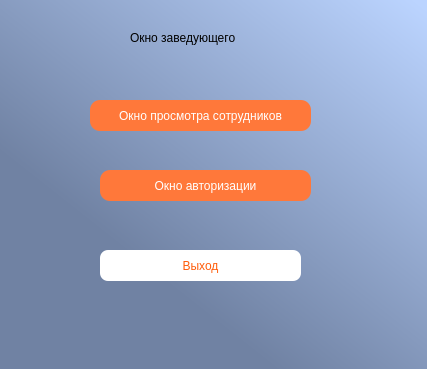
<?xml version="1.0" encoding="UTF-8"?>
<ui version="4.0">
 <class>AdminWindow</class>
 <widget class="QDialog" name="AdminWindow">
  <property name="geometry">
   <rect>
    <x>0</x>
    <y>0</y>
    <width>427</width>
    <height>369</height>
   </rect>
  </property>
  <property name="windowTitle">
   <string>Dialog</string>
  </property>
  <widget class="QLabel" name="label">
   <property name="geometry">
    <rect>
     <x>0</x>
     <y>0</y>
     <width>431</width>
     <height>371</height>
    </rect>
   </property>
   <property name="styleSheet">
    <string notr="true">background-color: qlineargradient(spread:pad, x1:1, y1:0.0284091, x2:0.353, y2:0.733, stop:0.00497512 rgba(187, 212, 255, 255), stop:1 rgba(112, 130, 163, 255));</string>
   </property>
   <property name="text">
    <string/>
   </property>
  </widget>
  <widget class="QPushButton" name="backButton">
   <property name="geometry">
    <rect>
     <x>100</x>
     <y>170</y>
     <width>211</width>
     <height>31</height>
    </rect>
   </property>
   <property name="styleSheet">
    <string notr="true">background: rgb(255, 120, 58);
color: rgb(255, 255, 255);
border-radius: 10px;
font: 8pt &quot;Cascadia Code&quot;;</string>
   </property>
   <property name="text">
    <string>Окно авторизации</string>
   </property>
  </widget>
  <widget class="QLabel" name="label_3">
   <property name="geometry">
    <rect>
     <x>130</x>
     <y>30</y>
     <width>151</width>
     <height>16</height>
    </rect>
   </property>
   <property name="styleSheet">
    <string notr="true">font: 9pt &quot;Cascadia Code&quot;;</string>
   </property>
   <property name="text">
    <string>Окно заведующего</string>
   </property>
  </widget>
  <widget class="QPushButton" name="nextButton">
   <property name="geometry">
    <rect>
     <x>90</x>
     <y>100</y>
     <width>221</width>
     <height>31</height>
    </rect>
   </property>
   <property name="styleSheet">
    <string notr="true">background: rgb(255, 120, 58);
color: rgb(255, 255, 255);
border-radius: 10px;
font: 8pt &quot;Cascadia Code&quot;;</string>
   </property>
   <property name="text">
    <string>Окно просмотра сотрудников</string>
   </property>
  </widget>
  <widget class="QPushButton" name="exitButton">
   <property name="geometry">
    <rect>
     <x>100</x>
     <y>250</y>
     <width>201</width>
     <height>31</height>
    </rect>
   </property>
   <property name="styleSheet">
    <string notr="true">background: rgb(255, 255, 255); 
color: rgb(255, 92, 10);
border-radius: 8px;
font: 8pt &quot;Cascadia Code&quot;;</string>
   </property>
   <property name="text">
    <string>Выход</string>
   </property>
  </widget>
 </widget>
 <resources/>
 <connections/>
</ui>
